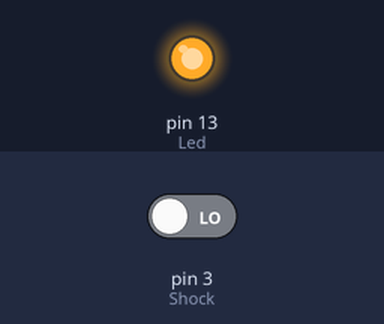
A sketch run on a simulated Arduino Uno, built with avr-gcc and run on an emulated ATmega328P. On the bench: output pins drawn as LEDs (lit = HIGH). Inputs (shaded band) come from the test bench; at power-on: pin 3 (Shock) LOW. What the sketch prints to the serial monitor is not drawn.

Above: at 1.2 s.
1.3 s: pin 3 (Shock) driven HIGH
At 2.5 s:
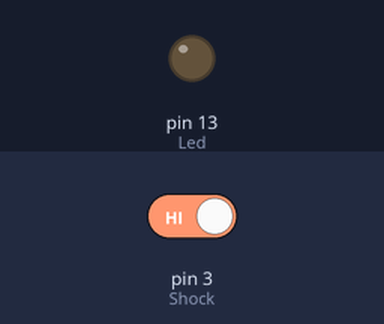
2.8 s: pin 3 (Shock) driven LOW
At 3.8 s:
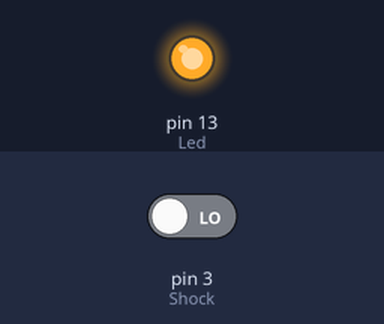
Timing chart, 0 to 5.8 s (numbered marks = the images above; inputs shaded):
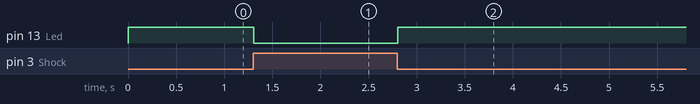

Measured:
- after the input at 1.3 s, pin 13 (Led): HIGH → LOW at once
- after the input at 2.8 s, pin 13 (Led): LOW → HIGH at once

The sketch:

knock_sensor.ino
```cpp
// Watch video here: https://www.youtube.com/watch?v=BtTQGpMpq0E

/*
Arduino     Knock/Shock Sensor KY-031
 GND               -
 5V               +5V
 D3                S
*/

int Led = 13;// LED pin
int Shock = 3;
int val;

void setup () {
 Serial.begin(9600);
 pinMode(Led, OUTPUT);
 pinMode(Shock, INPUT);
}

void loop () {
 val = digitalRead (Shock);// read digital interface is assigned a value of 3 val
 Serial.println(val);
 if (val == HIGH) {// When the percussion when the sensor detects a signal, LED flashes
  digitalWrite(Led, LOW);
 }
 else {
  digitalWrite(Led, HIGH);
 }
}
```
